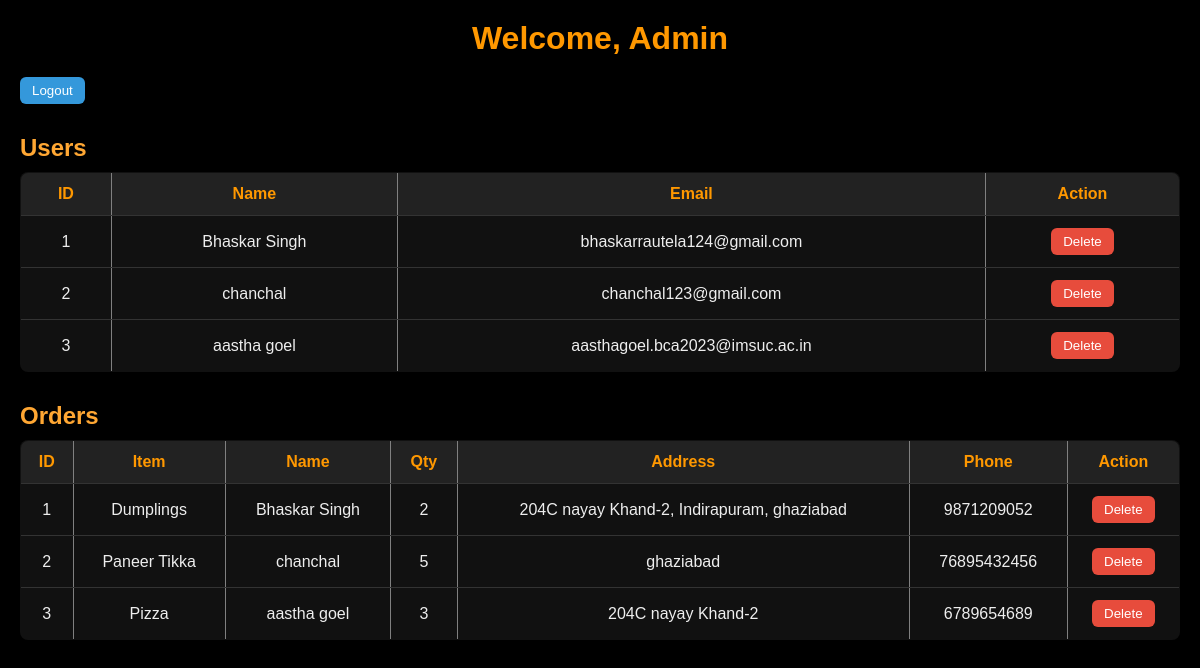
The app's page /admin/dashboard (signed in) with its own data.
### tables this page shows
CREATE TABLE users (
        id INTEGER PRIMARY KEY AUTOINCREMENT,
        name TEXT,
        email TEXT UNIQUE,
        password TEXT
    );

CREATE TABLE orders (
        id INTEGER PRIMARY KEY AUTOINCREMENT,
        item TEXT,
        name TEXT,
        quantity INTEGER,
        address TEXT,
        phone TEXT
    );

### app.py (the view)
@app.route("/admin/dashboard")
def admin_dashboard():
    if "admin" not in session:
        return redirect(url_for("admin"))
    conn = sqlite3.connect("fooddb.sqlite")
    cursor = conn.cursor()
    cursor.execute("SELECT id, name, email FROM users")
    users = cursor.fetchall()
    cursor.execute("SELECT * FROM orders")
    orders = cursor.fetchall()
    conn.close()
    return render_template("admin_dashboard.html", users=users, orders=orders)

### templates/admin_dashboard.html (shortened to what this page needs)
<!DOCTYPE html>
<html lang="en">
<head>
  <link rel="stylesheet" href="{{ url_for('static', filename='style/foodstyle.css') }}">
</head>
<body>
    <body class="admin-dashboard">
  <h1>Welcome, Admin</h1>
  <a href="{{ url_for('admin_logout') }}"><button>Logout</button></a>
  <h2>Users</h2>
  <table border="1" cellpadding="5">
    <tr>
      <th>ID</th><th>Name</th><th>Email</th><th>Action</th>
    </tr>
    {% for user in users %}
    <tr>
      <td>{{ user[0] }}</td>
      <td>{{ user[1] }}</td>
      <td>{{ user[2] }}</td>
      <td>
        <form method="POST" action="{{ url_for('delete_user', user_id=user[0]) }}">
          <button type="submit" onclick="return confirm('Delete this user?')">Delete</button>
        </form>
      </td>
    </tr>
    {% endfor %}
  </table>
  <h2>Orders</h2>
  <table border="1" cellpadding="5">
    <tr>
      <th>ID</th><th>Item</th><th>Name</th><th>Qty</th><th>Address</th><th>Phone</th><th>Action</th>
    </tr>
    {% for order in orders %}
    <tr>
      <td>{{ order[0] }}</td>
      <td>{{ order[1] }}</td>
      <td>{{ order[2] }}</td>
      <td>{{ order[3] }}</td>
      <td>{{ order[4] }}</td>
      <td>{{ order[5] }}</td>
      <td>
        <form method="POST" action="{{ url_for('delete_order', order_id=order[0]) }}">
          <button type="submit" onclick="return confirm('Delete this order?')">Delete</button>
        </form>
      </td>
    </tr>
    {% endfor %}
  </table>
</body>
</html>

### static/style/foodstyle.css (style rules this page uses)
* { margin: 0; padding: 0; box-sizing: border-box; }
html, body { height: 100%; font-family: Arial, sans-serif; background-color: black; color: #eee; overflow-x: hidden; }
body.admin-dashboard { background: #000; color: #eee; font-family: Arial, sans-serif; padding: 20px; }
.admin-dashboard h1 { color: #ff9800; text-align: center; margin-bottom: 20px; }
.admin-dashboard h2 { color: #ffa733; margin-top: 30px; margin-bottom: 10px; }
.admin-dashboard table { width: 100%; border-collapse: collapse; margin-bottom: 30px; background: #111; border-radius: 8px; overflow: hidden; }
.admin-dashboard table th, .admin-dashboard table td { padding: 12px; border-bottom: 1px solid #333; text-align: center; }
.admin-dashboard table th { background: #222; color: #ff9800; }
.admin-dashboard button { padding: 6px 12px; border: none; border-radius: 6px; background: #e74c3c; color: white; cursor: pointer; transition: 0.3s; }
.admin-dashboard a button { background: #3498db; }

### records on screen
users: id "1", name "Bhaskar Singh", email "bhaskarrautela124@gmail.com"
users: id "2", name "chanchal", email "chanchal123@gmail.com"
users: id "3", name "aastha goel", email "aasthagoel.bca2023@imsuc.ac.in"
orders: id "1", item "Dumplings", name "Bhaskar Singh", quantity "2", address "204C nayay Khand-2, Indirapuram, ghaziabad", phone "9871209052"
orders: id "2", item "Paneer Tikka", name "chanchal", quantity "5", address "ghaziabad", phone "76895432456"
orders: id "3", item "Pizza", name "aastha goel", quantity "3", address "204C nayay Khand-2", phone "6789654689"
